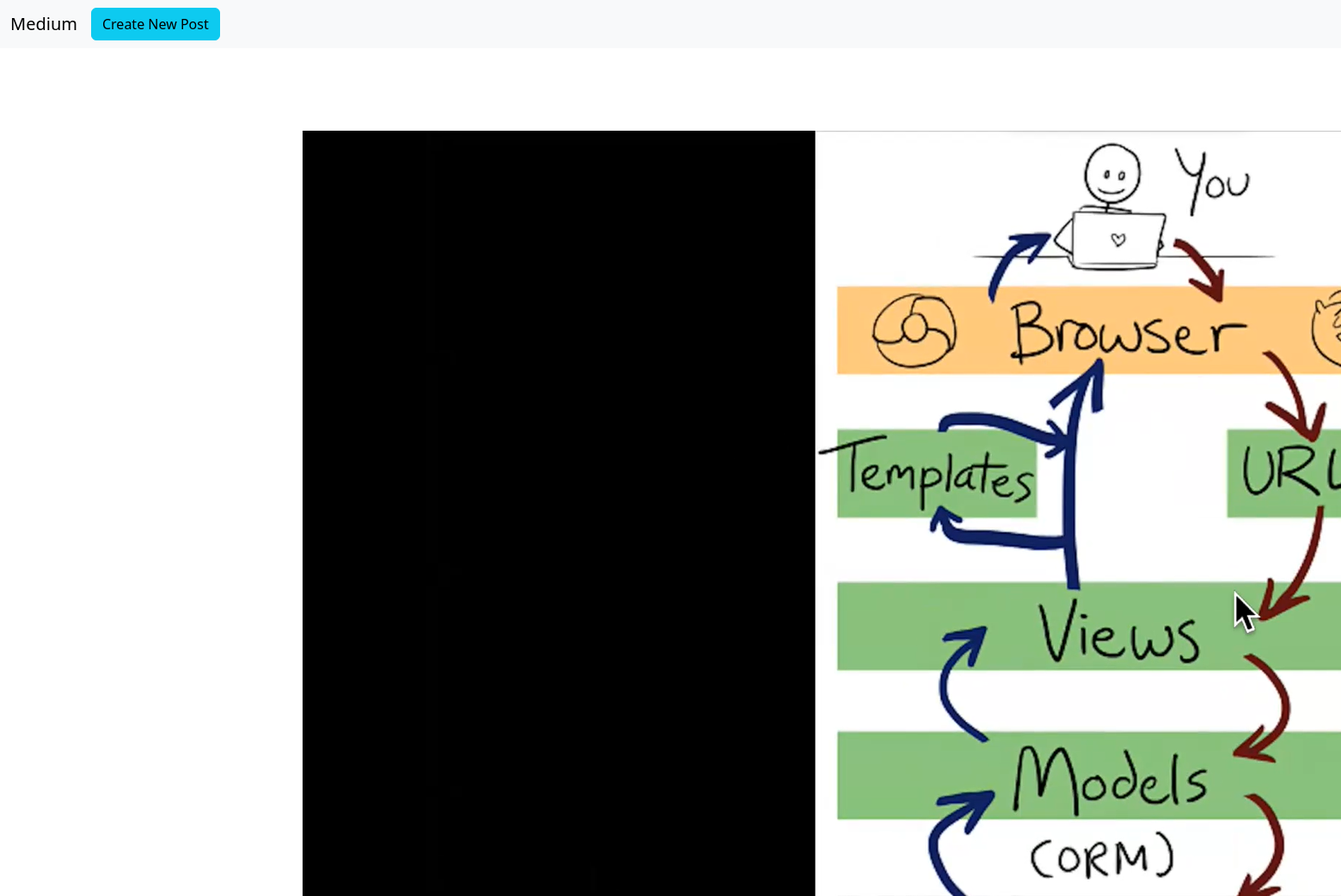
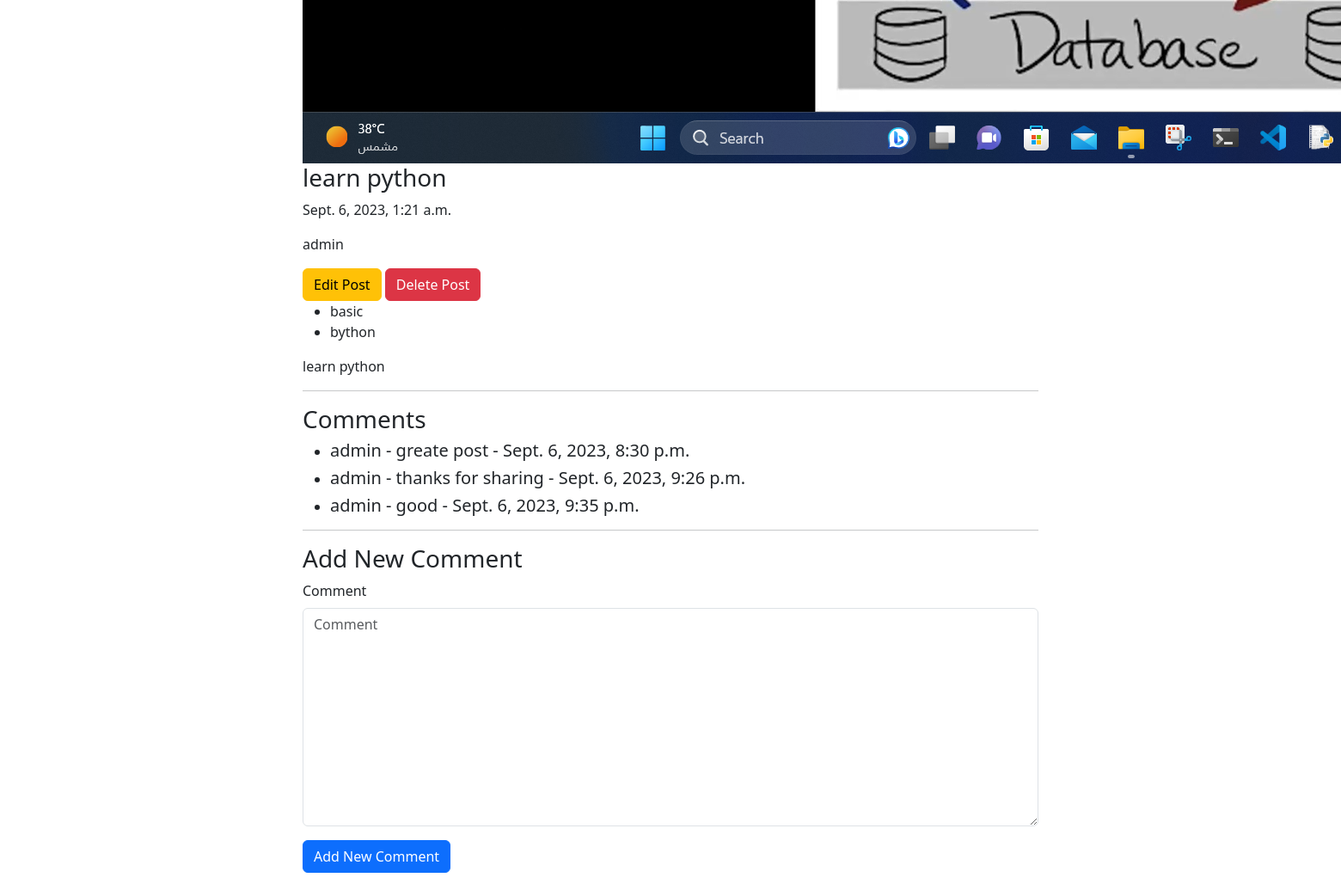
Page /blog/2 on the committed database (2 pictures, top to bottom).
### blog/models.py (models this page shows, shortened)
class Post(models.Model):
    title = models.CharField(max_length=100)
    content= models.TextField(max_length=30000)
    create_date= models.DateTimeField(default=timezone.now())
    draft = models.BooleanField(default=True)
    tags = TaggableManager()
    author = models.ForeignKey(User,on_delete=models.SET_NULL,null=True,blank=True,related_name='post_user')
    img =models.ImageField(upload_to='posts/',null=True)
    def __str__(self):
        return self.title

class Comment(models.Model):
    user = models.ForeignKey(User, on_delete=models.CASCADE , related_name='comment_author')
    post = models.ForeignKey(Post,related_name='comment_post',on_delete=models.CASCADE)
    Comment = models.TextField(max_length=2000)
    create_at = models.DateTimeField(default=timezone.now)

### blog/views.py (the view)
# urls.py: path('blog/<int:pk>' , Post_Detail),
def Post_Detail(request,pk):
    data = Post.objects.get(id=pk)
    post_comments = Comment.objects.filter(post=data)
    if request.method == 'POST':
        form = CommentForm(request.POST)
        if form.is_valid():
            myform = form.save(commit=False)
            myform.user = request.user
            myform.post = data
            myform.save()
    else:
        form = CommentForm()
    return render(request,'blog/post_detail.html',{'post':data , 'form':form , 'post_comments':post_comments})

### blog/forms.py
class CommentForm(forms.ModelForm):
    class Meta:
        model = Comment
        fields = ['Comment']

### blog/templates/blog/post_detail.html (shortened to what this page needs)
{% load django_bootstrap5 %}
<!doctype html>
<html lang="en">
  <head>
    <link rel="stylesheet" href="https://cdnjs.cloudflare.com/ajax/libs/bootstrap/5.3.1/css/bootstrap.min.css" />    <nav class="navbar navbar-expand-lg bg-body-tertiary">
        <div class="container-fluid">
          <a class="navbar-brand" href="/blog">Medium</a>
          <div class="collapse navbar-collapse" id="navbarSupportedContent">
            <a class="btn btn-info me-2" href="/blog/new">Create New Post</a>
          </div>
        </div>
      </nav>
      <div class="container mt-5">
        <div class="row py-5">
                <div class="col-lg-8 mx-auto">
                  <img src="{{post.img.url}}" alt="">
                  <h3>
                    {{post}}
                </h3>
                <p>{{post.create_date}}</p>
                <p>{{post.author}}</p>
                <a href="/blog/{{post.id}}/edit" class="btn btn-warning">Edit Post</a>
                <a href="/blog/{{post.id}}/delete" class="btn btn-danger">Delete Post</a>
                <ul>
                  {% for tag in post.tags.all %}
                    <li>{{ tag }}</li>
                  {% endfor %}
                </ul>
                <p>{{post.content|safe}}</p>
                <hr>
                <h3> Comments </h3>
                <ul>
                    {% for comment in post_comments %}
                      <li>
                        <h5> {{comment.user}} - {{comment.Comment}} - {{comment.create_at}} </h5>
                      </li>
                    {% endfor %}
                </ul>
                <hr>
                <h3> Add New Comment </h3>
                <form method="post">
                    {% bootstrap_form form %}
                    {% bootstrap_button button_type="submit" content="Add New Comment" %}
                </form>
                </div>
        </div>
      </div>
    </body>
</html>

### rows in the picture
Post: img (picture), title "learn python", create_date "Sept. 6, 2023, 1:21 a.m.", author "admin", content "learn python"
Tag: name "basic"
Tag: name "bython"
Comment: user "admin", Comment "greate post", create_at "Sept. 6, 2023, 8:30 p.m."
Comment: user "admin", Comment "thanks for sharing", create_at "Sept. 6, 2023, 9:26 p.m."
Comment: user "admin", Comment "good", create_at "Sept. 6, 2023, 9:35 p.m."
